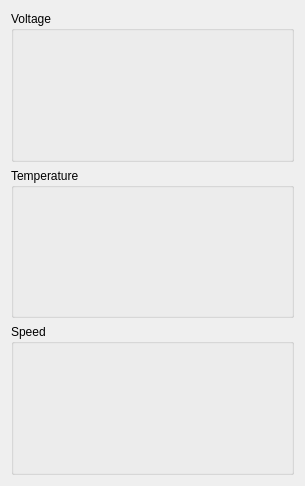
<?xml version="1.0" encoding="UTF-8"?>
<ui version="4.0">
 <class>MainWindow</class>
 <widget class="QMainWindow" name="MainWindow">
  <property name="geometry">
   <rect>
    <x>0</x>
    <y>0</y>
    <width>305</width>
    <height>486</height>
   </rect>
  </property>
  <property name="windowTitle">
   <string>QSimpleTickerGraph Test</string>
  </property>
  <widget class="QWidget" name="centralWidget">
   <layout class="QVBoxLayout" name="verticalLayout">
    <item>
     <widget class="QGroupBox" name="voltageGroupBox">
      <property name="sizePolicy">
       <sizepolicy hsizetype="Expanding" vsizetype="Expanding">
        <horstretch>0</horstretch>
        <verstretch>0</verstretch>
       </sizepolicy>
      </property>
      <property name="minimumSize">
       <size>
        <width>200</width>
        <height>100</height>
       </size>
      </property>
      <property name="title">
       <string>Voltage</string>
      </property>
      <layout class="QVBoxLayout" name="verticalLayout_4">
       <item>
        <widget class="QSimpleTickerGraph" name="voltageGraph" native="true">
         <property name="sizePolicy">
          <sizepolicy hsizetype="MinimumExpanding" vsizetype="MinimumExpanding">
           <horstretch>0</horstretch>
           <verstretch>0</verstretch>
          </sizepolicy>
         </property>
         <property name="minimumSize">
          <size>
           <width>200</width>
           <height>100</height>
          </size>
         </property>
        </widget>
       </item>
      </layout>
     </widget>
    </item>
    <item>
     <widget class="QGroupBox" name="temperatureGroupBox">
      <property name="sizePolicy">
       <sizepolicy hsizetype="Expanding" vsizetype="Expanding">
        <horstretch>0</horstretch>
        <verstretch>0</verstretch>
       </sizepolicy>
      </property>
      <property name="minimumSize">
       <size>
        <width>200</width>
        <height>100</height>
       </size>
      </property>
      <property name="contextMenuPolicy">
       <enum>Qt::DefaultContextMenu</enum>
      </property>
      <property name="title">
       <string>Temperature</string>
      </property>
      <layout class="QVBoxLayout" name="verticalLayout_6">
       <item>
        <widget class="QSimpleTickerGraph" name="temperatureGraph" native="true">
         <property name="sizePolicy">
          <sizepolicy hsizetype="MinimumExpanding" vsizetype="MinimumExpanding">
           <horstretch>0</horstretch>
           <verstretch>0</verstretch>
          </sizepolicy>
         </property>
         <property name="minimumSize">
          <size>
           <width>200</width>
           <height>100</height>
          </size>
         </property>
        </widget>
       </item>
      </layout>
     </widget>
    </item>
    <item>
     <widget class="QGroupBox" name="temperatureGroupBox_2">
      <property name="sizePolicy">
       <sizepolicy hsizetype="Expanding" vsizetype="Expanding">
        <horstretch>0</horstretch>
        <verstretch>0</verstretch>
       </sizepolicy>
      </property>
      <property name="minimumSize">
       <size>
        <width>200</width>
        <height>100</height>
       </size>
      </property>
      <property name="contextMenuPolicy">
       <enum>Qt::DefaultContextMenu</enum>
      </property>
      <property name="title">
       <string>Speed</string>
      </property>
      <layout class="QVBoxLayout" name="verticalLayout_7">
       <item>
        <widget class="QSimpleTickerGraph" name="speedGraph" native="true">
         <property name="sizePolicy">
          <sizepolicy hsizetype="MinimumExpanding" vsizetype="MinimumExpanding">
           <horstretch>0</horstretch>
           <verstretch>0</verstretch>
          </sizepolicy>
         </property>
         <property name="minimumSize">
          <size>
           <width>200</width>
           <height>100</height>
          </size>
         </property>
        </widget>
       </item>
      </layout>
     </widget>
    </item>
   </layout>
  </widget>
 </widget>
 <layoutdefault spacing="6" margin="11"/>
 <customwidgets>
  <customwidget>
   <class>QSimpleTickerGraph</class>
   <extends>QWidget</extends>
   <header>qsimpletickergraph.h</header>
   <container>1</container>
  </customwidget>
 </customwidgets>
 <resources/>
 <connections/>
</ui>
